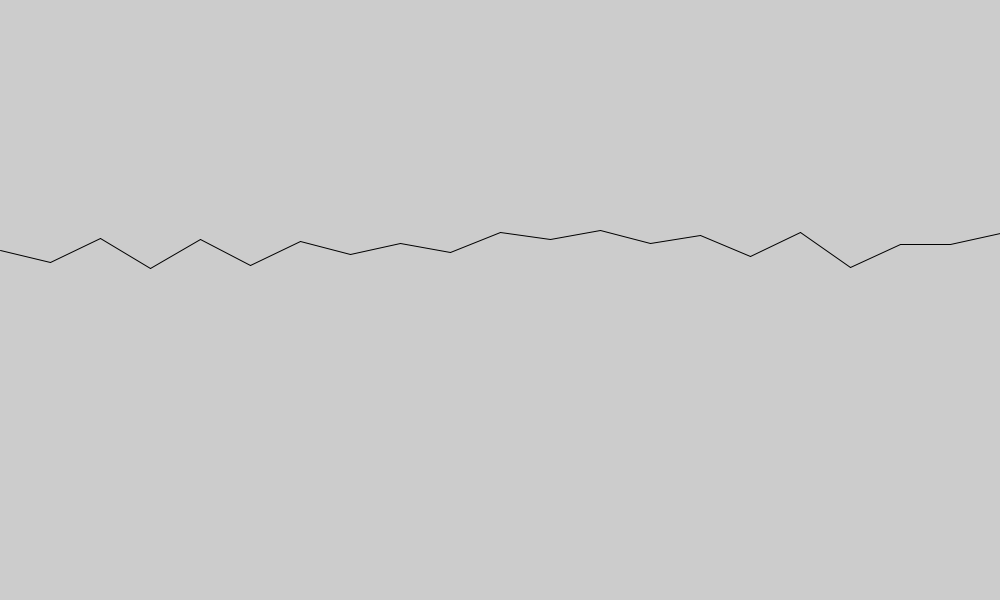
Frame 1 (no input)
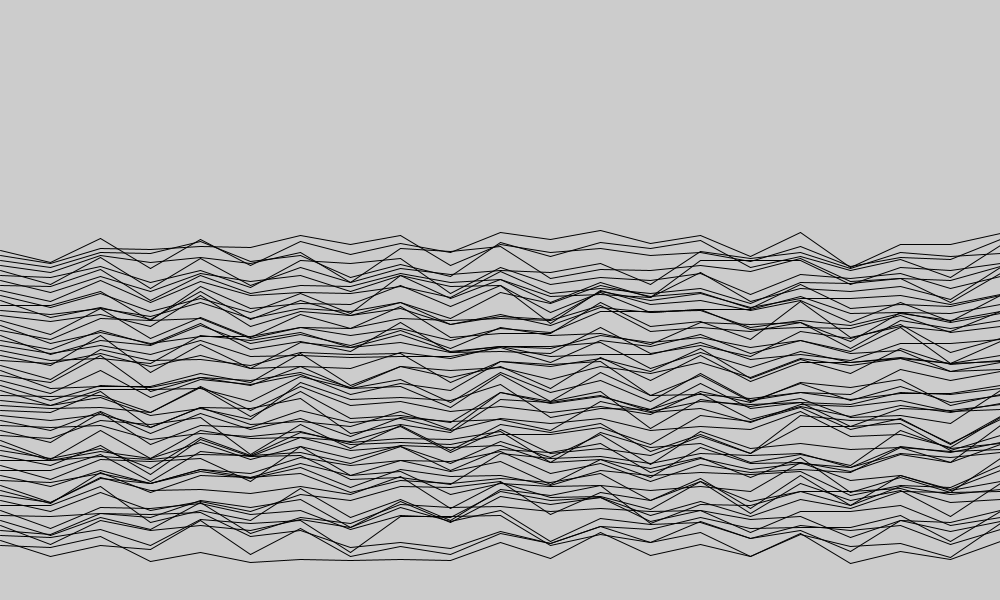
Frame 60 (the mouse pressed at the canvas centre just before this capture)
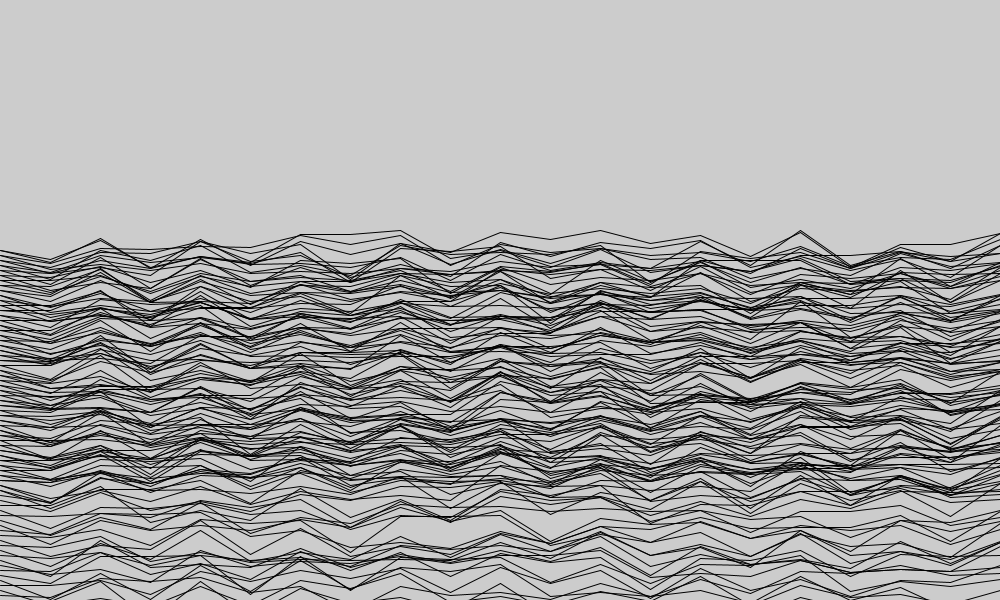
Frame 120 (the mouse held since frame 60 and released just before this capture)

The Processing sketch that drew these frames (run headless with seeded random() and noise(); from frame 60 on, the mouse is pressed at the canvas centre):

// Processing sketch: mountainRandom
// ── mountainRandom.pde
//canvas size width and height
int sizeX = 1000; 
int sizeY = 600;

//what Y the mountain starts at
int mountY = 250;
int mountYStored = mountY;
int mountRate = 20;        //range of Y change (mountY +/- mountRate)
int mountXRateMin = 50; 
int mountXRateMax = 20;
int mountMoveRate = 10;


public void settings() {
  size(sizeX, sizeY);
}
void setup() {
  stroke(0);           //pen color -- black
  frameRate(10);       //low frame rate creates a interesting sketchy look
  //noLoop();          //turns off looping
}

void draw() {
  //background(255);        //canvas color -- white
  int mountX = 0;         //tracks X value, starts at 0
  int r1 = mountY;        //will be random number for y variables
  int r2 = 10;            //will be random distance x moves each iteration
  int currY = mountY;     //tracks Y value, starts at programs set mount start height
  
  //if the mountain went up this is true
  boolean ifUpped = false;     //start at mountain is at low point
 
  //draws "mountain" (zigzag line across) at random intervals up and down and horizontal
  while (mountX < sizeX) {     //until end of canvas
    r2 = int(random(mountXRateMin, mountXRateMax));   //x distance the randomized. 
    
    //if point is low, next line can only be drawn above the current point
    if (!ifUpped) {
      r1 = int(random(currY, mountY + mountRate));  
      line(mountX, currY, mountX + r2, r1);
      currY = r1;
      ifUpped = true;
      
    //else point is high and next line can only be drawn below the current point
    } else {
      r1 = int(random(mountY - mountRate, currY));
      line(mountX, currY, mountX + r2, r1);
      currY = r1;
      ifUpped = false;
    }
    mountX += r2;
  }
  
  if (mountY <= sizeY - 5) {
    mountY = mountY + 5;
  } else {
    mountY = mountYStored;
  }
  
}
